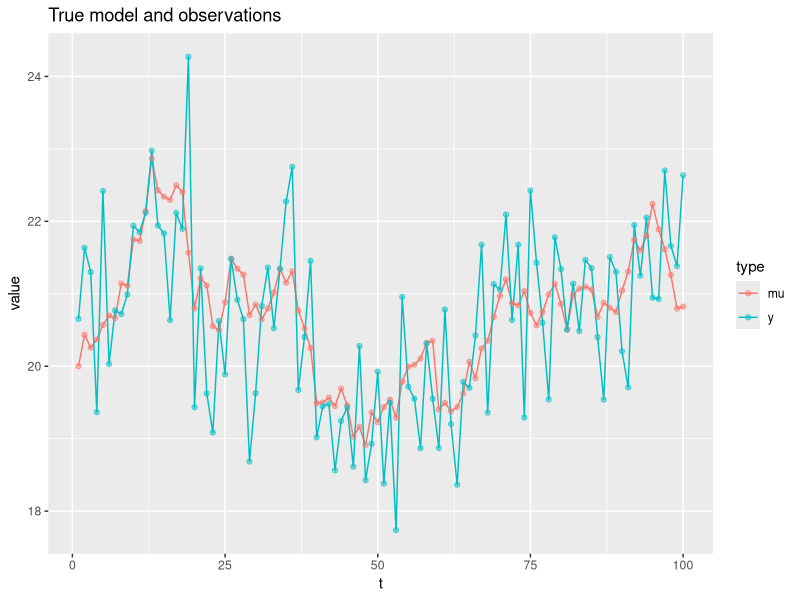

Reproduce this figure in R. (Note: this script raises an error after producing the figure.)
library(tidyverse)


# data creation -----------------------------------------------------------

## true model (random walk)
set.seed(42)
T = 100
V_true = 1.0
W_true = 0.1
mu_true = cumsum(c(20, rnorm(n=T-1, mean=0, sd=sqrt(W_true))))
Y_obs = rnorm(n=T, mean=mu_true, sd=sqrt(V_true))

## plot
tibble(
  t = 1:T,
  mu = mu_true,
  y = Y_obs
) |> 
  pivot_longer(cols = c(mu, y), names_to = "type", values_to = "value") |> 
  ggplot(aes(x = t, y = value, color = type)) +
  geom_line() +
  geom_point(alpha = 0.5) +
  labs(title = "True model and observations")


# DLM ---------------------------------------------------------------------

dlm_step = function(state, y_t, V_t, W_t){
  m_prev = state$m
  C_prev = state$C
  
  R_t = C_prev + W_t
  f_t = m_prev
  Q_t = R_t + V_t
  A_t = R_t / Q_t
  e_t = y_t - f_t
  C_t = A_t * V_t
  m_t = m_prev + A_t * e_t
  
  return(
    list(m = m_t, C = C_t)
  )
}

# hyper params
m0 = 20; C0 = 100
W_t = 0.1; V_t = 1.0

# Learning
current_state = list(m = m0, C = C0)
restults = vector("list", T)
for (t in 1:T){
  next_state = dlm_step(current_state, Y_obs[t], V_t, W_t)
  results[[t]] = next_state
  current_state = next_state
}

res_df = tibble(
  t = 1:T,
  mu_true = mu_true,
  y = Y_obs
) |> 
  bind_cols(bind_rows(results)) |> 
  rename(m_pred = m) |> 
  mutate(
    lower = m_pred - 1.96 * sqrt(C),
    upper = m_pred + 1.96 * sqrt(C)
  )

# Viz
ggplot(res_df, aes(x = t)) +
  geom_ribbon(aes(ymin = lower, ymax = upper, fill = "95% Credible Interval"), alpha = 0.2) +
  geom_point(aes(y = y, color = "Observation (y)"), alpha = 0.8, size = 1.5) +
  geom_line(aes(y = y, color = "Observation (y)"), alpha = 0.6, linetype = "dashed") +
  geom_line(aes(y = mu_true, color = "True Level (mu)"), size = 0.8) +
  geom_line(aes(y = m_pred, color = "Filtered Estimate (m)"), size = 1.0) +
  scale_color_manual(values = c(
    "Observation (y)" = "grey70",
    "True Level (mu)" = "black",
    "Filtered Estimate (m)" = "steelblue"
  )) +
  scale_fill_manual(values = c("95% Credible Interval" = "steelblue")) +
  theme_minimal() +
  labs(
    title = "DLM Filtering Result",
    x = "Time", y = "Value",
    color = "Metrics",
    fill = ""
  )
